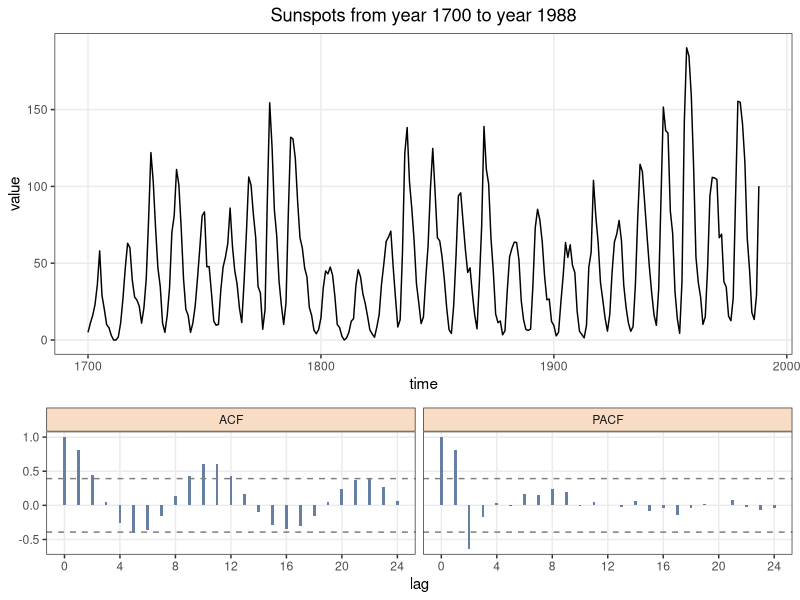
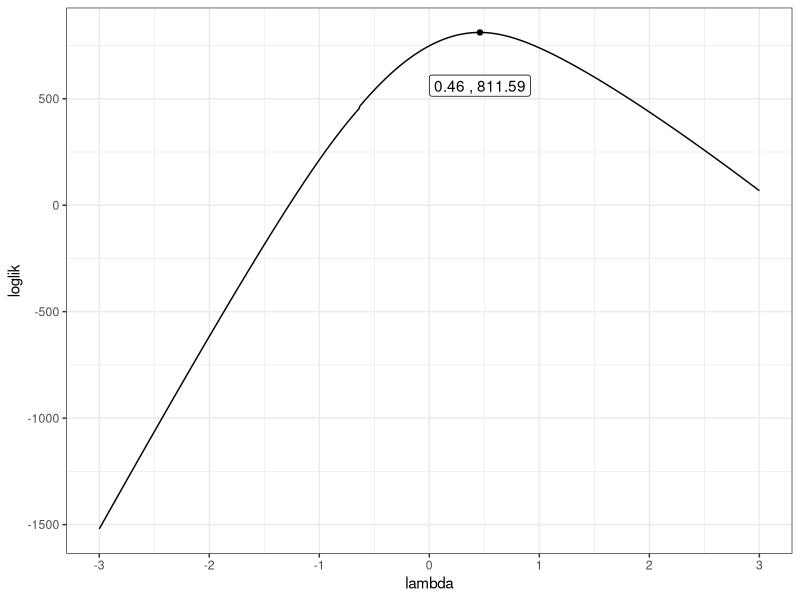
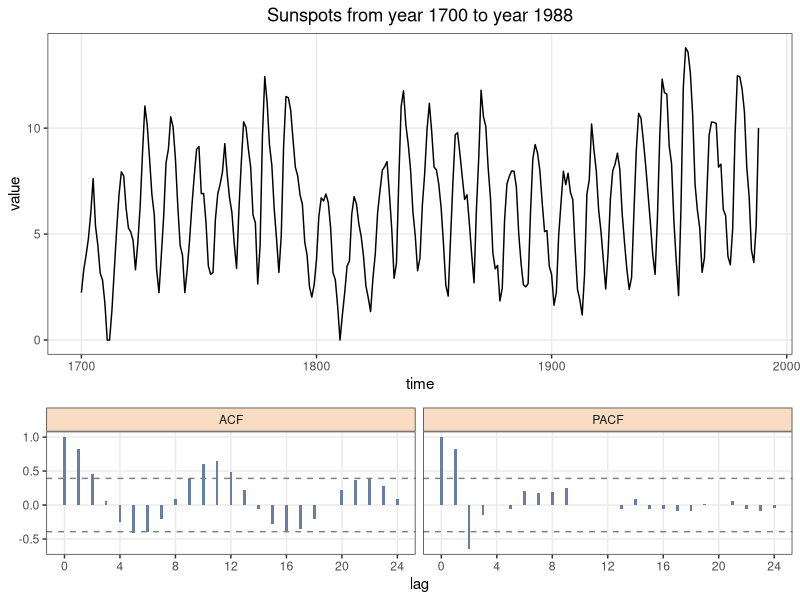
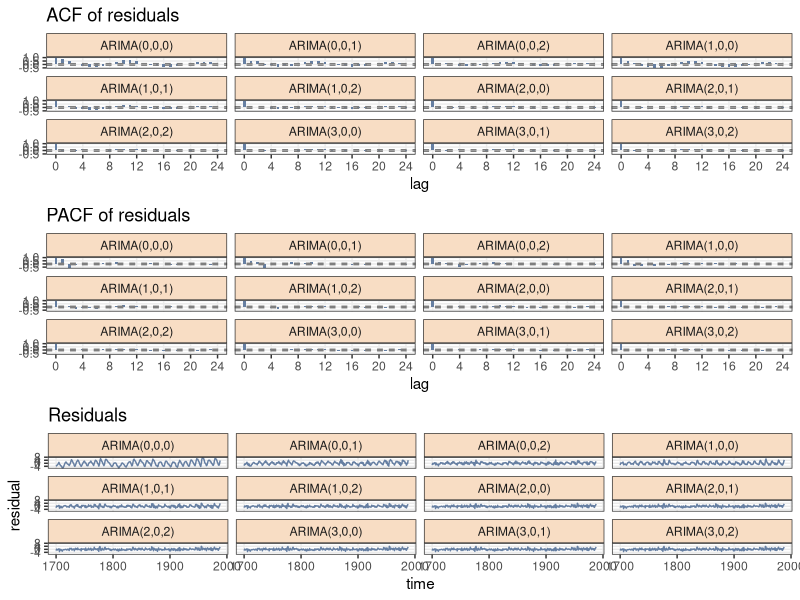
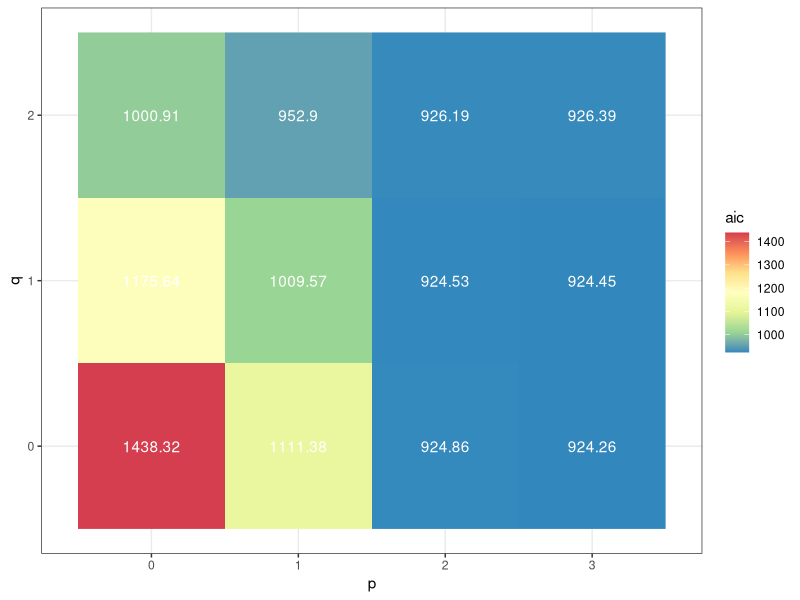
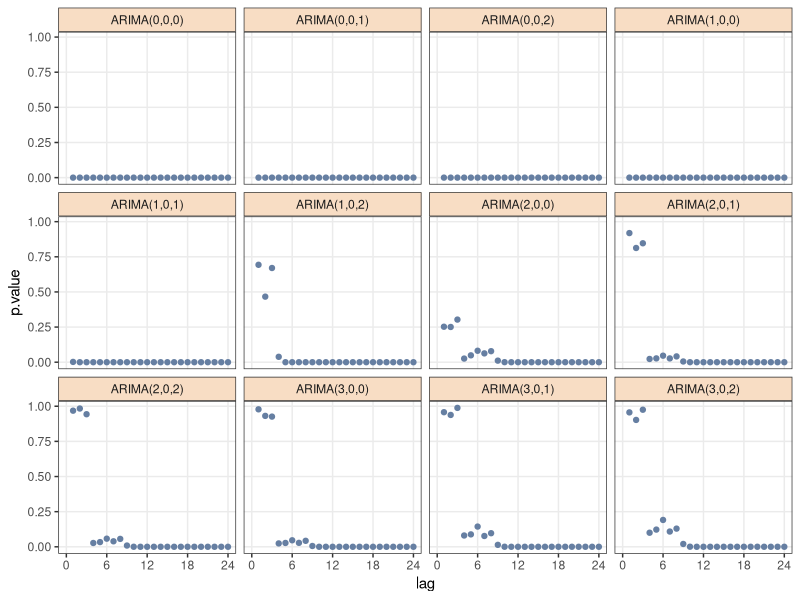

Recreate these plots in R, in order.
## ---- chunk 1
knitr::opts_chunk$set(echo = TRUE, warning = FALSE, fig.align='center')
## ---- chunk 2
library(ggplot2)
library(dplyr)
library(tidyr)
library(cowplot)
## ---- chunk 3
data("sunspot.year")

arima.plot <- function(data = sunspot.year, title = "Main Title",lag.max = 24, ...) {
  if(class(data) != "ts") {stop("data must be ts")}
  
  df1 <- data.frame(value = as.numeric(data), time = as.numeric(time(data)))
  fig.main <- ggplot(data = df1, aes(x = time, y = value)) +
    geom_line() +
    ggtitle(title) +
    theme_bw() +
    theme(panel.grid.minor = element_blank(),
          plot.title = element_text(hjust = 0.5))
  
  list.acf <- acf(x = data, plot = FALSE, lag.max = lag.max)
  df.acf <- data.frame(lag = as.numeric(list.acf$lag), value = as.numeric(list.acf$acf))
  df.acf$type <- "ACF"
  
  list.pacf <- acf(x = data, type = "partial", plot = FALSE, lag.max = lag.max)
  df.pacf <- data.frame(lag = c(0,as.numeric(list.pacf$lag)), value = c(1,as.numeric(list.pacf$acf)))
  df.pacf$type <- "PACF"
  
  df.acf.pacf <- rbind.data.frame(df.acf, df.pacf)
  
  fig.merge <- ggplot(data = df.acf.pacf, aes( x = lag, y = value)) +
    geom_col(width = 0.2, fill = "#667fa2") +
    geom_hline(yintercept = qnorm((1+0.95)/2)/sqrt(dim(df.pacf)[1]),
               linetype = "dashed",
               colour = "grey50") +
    geom_hline(yintercept = -qnorm((1+0.95)/2)/sqrt(dim(df.pacf)[1]),
               linetype = "dashed",
               colour = "grey50") +
    scale_y_continuous(name = element_blank()) +
    scale_x_continuous(breaks = seq(0,24,4)) +
    facet_wrap(~type) +
    theme_bw() +
    theme(panel.grid.minor = element_blank(),
          strip.background = element_rect(fill = "#f8ddc4"))
  
  return(cowplot::plot_grid(fig.main, fig.merge, nrow = 2, rel_heights = c(2,1)))
}

arima.plot(title = "Sunspots from year 1700 to year 1988")
## ---- chunk 4
boxcox <- function(y, lambda = seq(-2, 2, 0.01), method = c("mle", "yule-walker", "burg", "ols", "yw"),...) {
  y = as.vector(y/(max(abs(y)) + 1))
  if (any(y <= 0)) 
    stop("y values must be positive")
  order <- ar(log(y), method = "mle")$order
  nlngmy <- sum(log(y))
  
  df.lambda <- data.frame(lambda = lambda)
  df.lambda.nonzero <- subset(df.lambda, lambda != 0 )
  list.var.pred <- lapply(X = t(df.lambda.nonzero$lambda), function(X) {
    ar((y^X - 1)/X,
       order.max = order,
       method = method)$var.pred
    })
  df.lambda.nonzero$var.pred <- unlist(list.var.pred)
  df.lambda.nonzero$loglik <- -length(y)/2 * log(df.lambda.nonzero$var.pred) + 
    (df.lambda.nonzero$lambda - 1) * nlngmy
  df.lambda.zero <- subset(df.lambda, lambda == 0 )
  df.lambda.zero$var.pred <- ar(log(y), order.max = order, method = method)$var.pred
  df.lambda.zero$loglik <- -length(y)/2 * log(df.lambda.zero$var.pred) - nlngmy
  df.lambda <- rbind.data.frame(df.lambda.nonzero, df.lambda.zero)
  df.lambda <- df.lambda[order(df.lambda$lambda),]
  return(df.lambda)
}

df.lambda <- boxcox(y = sunspot.year + 1, lambda = seq(-3, 3, 0.01), method = "mle")
df.lambda.max <- df.lambda[df.lambda$loglik == max(df.lambda$loglik),]

ggplot(data = df.lambda, aes( x = lambda, y = loglik)) + 
  geom_line() +
  geom_point( data = df.lambda.max) +
  geom_label( data = df.lambda.max, aes( x = lambda, y = loglik), 
              nudge_y = -250,
              label = paste0(round(df.lambda.max$lambda,2),
                             " , ",
                             round(df.lambda.max$loglik,2))) +
  scale_x_continuous(breaks = -3:3) +
  theme_bw()
## ---- chunk 5
sunspots.sqrt <- sqrt(sunspot.year)
arima.plot(data = sunspots.sqrt,title = "Sunspots from year 1700 to year 1988")
## ---- chunk 6
arima.order <- c(3,0,2)

p <- 0:arima.order[1]
d <- 0:arima.order[2]
q <- 0:arima.order[3]

df.arima.order <- data.frame(t(expand.grid(p=p,d=d,q=q)))
df.colnames <- data.frame(expand.grid(p=p,d=d,q=q))
df.colnames$type <- with(df.colnames,paste0("ARIMA(",p,",",d,",",q,")"))

list.arima.model <- lapply(df.arima.order, 
                           function(data, x, ...) { 
                             arima(x = data, order = x, ...)
                             }, 
                           data = sunspots.sqrt)

df.arima.residual <- sapply(list.arima.model, 
                            function(x) {
                              x$residuals
                              })
df.arima.residual <- data.frame(df.arima.residual)
colnames(df.arima.residual) <- df.colnames$type
df.arima.residual$time <- time(sunspots.sqrt)

df.arima.residual.plot <- gather(data = df.arima.residual, value = "residual", key = "type",-time)

df.acf <- sapply(subset(df.arima.residual, select = -time), 
       function(x, lag.max,...) {
         acf(x = x, lag.max = lag.max, plot = FALSE)$acf
       },
       lag.max = 24)
df.acf <- data.frame(df.acf)
colnames(df.acf) <- df.colnames$type

df.acf$lag <- 0:(dim(df.acf)[1]-1)
df.acf.plot <- gather(df.acf, 
                      value = "value", 
                      key = "Model",
                      -lag)


df.pacf <- sapply(subset(df.arima.residual, select = -time),
                  function(x, lag.max,...) {
                    acfvalue <- as.numeric(acf(x = x, 
                                               lag.max = lag.max,
                                               type = "partial",
                                               plot = FALSE)$acf)
                    return(c(1,acfvalue))
                    },
                  lag.max = 24)
df.pacf <- data.frame(df.pacf)
colnames(df.pacf) <- df.colnames$type

df.pacf$lag <- 0:(dim(df.pacf)[1]-1)
df.pacf.plot <- gather(df.pacf, 
                       value = "value", 
                       key = "Model",
                       -lag)

fig.acf <- ggplot(data = df.acf.plot, aes(x = lag, y = value)) +
  geom_col(width = 0.4, fill = "#667fa2") +
  geom_hline(yintercept = qnorm((1+0.95)/2)/sqrt(dim(df.acf.plot)[1]),
             linetype = "dashed",
             colour = "grey50") +
  geom_hline(yintercept = -qnorm((1+0.95)/2)/sqrt(dim(df.acf.plot)[1]),
             linetype = "dashed",
             colour = "grey50") +
  scale_y_continuous(name = element_blank()) +
  scale_x_continuous(breaks = seq(0,24,4)) +
  ggtitle("ACF of residuals") +
  facet_wrap(~Model) +
  theme_bw() +
  theme(panel.grid.minor = element_blank(),
        strip.background = element_rect(fill = "#f8ddc4"))

fig.pacf <- ggplot(data = df.pacf.plot, aes(x = lag, y = value)) +
  geom_col(width = 0.4, fill = "#667fa2") +
  geom_hline(yintercept = qnorm((1+0.95)/2)/sqrt(dim(df.pacf.plot)[1]),
             linetype = "dashed",
             colour = "grey50") +
  geom_hline(yintercept = -qnorm((1+0.95)/2)/sqrt(dim(df.pacf.plot)[1]),
             linetype = "dashed",
             colour = "grey50") +
  scale_y_continuous(name = element_blank()) +
  scale_x_continuous(breaks = seq(0,24,4)) +
  ggtitle("PACF of residuals") +
  facet_wrap(~Model) +
  theme_bw() +
  theme(panel.grid.minor = element_blank(),
        strip.background = element_rect(fill = "#f8ddc4"))

fig.residual <- ggplot(data = df.arima.residual.plot, aes(x = time, y = residual)) +
  geom_line(colour = "#667fa2") +
  ggtitle("Residuals") +
  facet_wrap(~type) +
  theme_bw() +
  theme(panel.grid.minor = element_blank(),
        strip.background = element_rect(fill = "#f8ddc4"))

cowplot::plot_grid(fig.acf, fig.pacf, fig.residual, nrow = 3)  
## ---- chunk 7
aic <- sapply(list.arima.model, function(X) {X$aic})
aic <- round(as.numeric(aic),2)
df.aic.plot <- data.frame(aic = aic, p = df.colnames$p, q = df.colnames$q)

ggplot(data = df.aic.plot, aes(x = p, y = q)) + 
  geom_raster(aes(fill = aic)) +
  geom_text(aes( label = aic), colour = "white") + 
  scale_x_continuous(expand = c(0.05,0.05)) +
  scale_color_continuous( high = "#FFA800", low = "#4AC200") +
  theme_bw() +
  theme(panel.grid.minor = element_blank()) + 
  scale_fill_distiller(palette = "Spectral", direction = -1)
## ---- chunk 8
df.box.test <- sapply(list.arima.model, function(x) {
  residuals <- x$residuals
  df.lag <- data.frame(t(1:24))
  as.numeric(sapply(df.lag, function(maxlag) {
  pvalues <- Box.test(x = residuals, lag = maxlag)$p.value
  return(pvalues)
}))
})

df.box.test <- as.data.frame(df.box.test)
colnames(df.box.test) <- df.colnames$type
df.box.test$lag <- 1:24

df.box.test <- gather(df.box.test, value = "p.value", key = "model.type", -lag)

ggplot(data = df.box.test, aes(x = lag, y = p.value)) +
  geom_point(colour = "#667fa2") +
  facet_wrap(~model.type) +
  scale_x_continuous(limits = c(0,24), breaks = seq(0,24,6)) +
  theme_bw() +
  theme(panel.grid.minor = element_blank(),
        strip.background = element_rect(fill = "#f8ddc4"))
